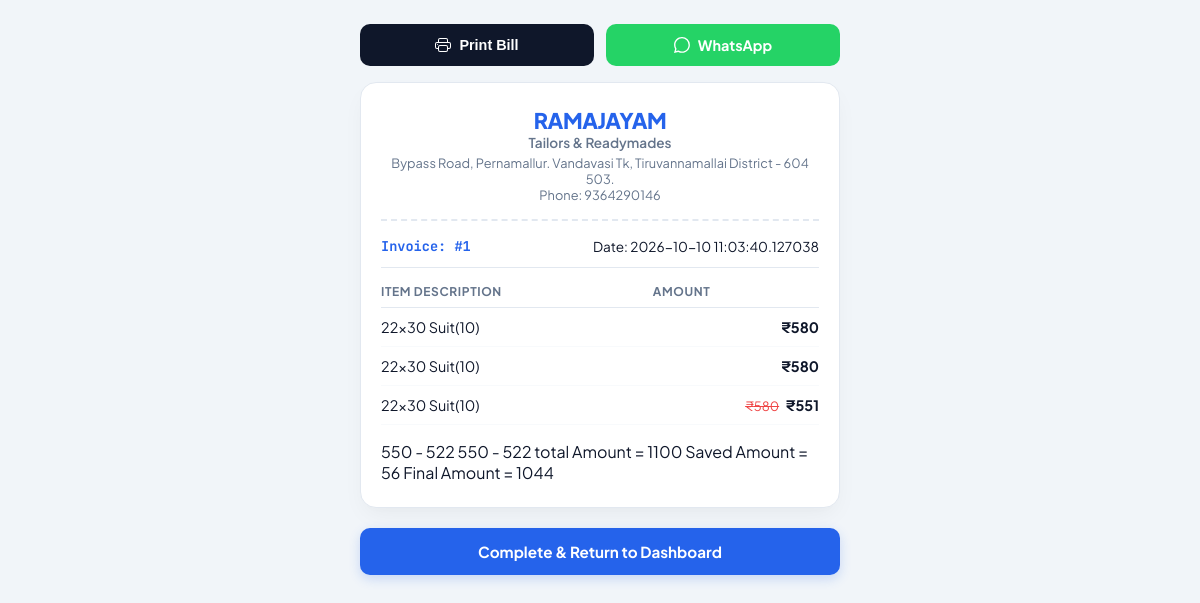
The page /bill_show_page/1 on the database its author committed.
### app.py (models this page shows, shortened)
class ShopDealer(UserMixin,db.Model) :
    id = db.Column(db.Integer, primary_key=True)
    shop_username = db.Column(db.String(150), unique=True, nullable=False)
    password = db.Column(db.String(150), nullable=False)
    shop_name = db.Column(db.String(150),nullable=False)
    shop_title = db.Column(db.String(150),nullable=False)
    shop_location = db.Column(db.String(150),nullable=False)
    shop_phone_number = db.Column(db.String(10),nullable=False)
    shop_gst_number = db.Column(db.String(15),default=None)

class Billing(db.Model) :
    id = db.Column(db.Integer,primary_key=True)
    customer_no = db.Column(db.String(10))
    customer_name = db.Column(db.String(100))
    customer_address = db.Column(db.String(100), nullable=True)
    billing_amount = db.Column(db.Integer)
    manual_discount = db.Column(db.Integer, default=0)
    grant_total = db.Column(db.Integer)
    applies_discount_amount = db.Column(db.Integer, default=0)
    overall_discount_amount = db.Column(
        db.Integer,
        db.Computed("billing_amount - applies_discount_amount")
    )
    total_quantity = db.Column(db.Integer)
    billing_date = db.Column(db.DateTime, default=datetime.utcnow)
    billing_products = db.relationship('SelledProduct', backref='billing', lazy=True)

class Product(db.Model) :
    id = db.Column(db.Integer,primary_key=True)
    billing_id = db.Column(db.Integer, db.ForeignKey('billing.id'), nullable=True)
    product_name = db.Column(db.String(100))
    product_id = db.Column(db.String(100), nullable=True)
    product_selling_amount = db.Column(db.Integer)
    product_raw_amount = db.Column(db.Integer,nullable=True)
    backup_product_selling_amount = db.Column(db.Integer, nullable=True,default=None)  # New field to store the original selling amount for discount restoration
    backup_product_raw_amount = db.Column(db.Integer, default=None,nullable=True)  # New field to store the original raw amount for discount restoration
    discount = db.Column(db.Integer,nullable=True)
    product_location = db.Column(db.String(100),nullable=True,default=None)
    product_entry_date = db.Column(db.String(100),nullable=True)
    product_exit_date = db.Column(db.DateTime, default=None,nullable=True)
    customer_phone_number = db.Column(db.String(10), db.ForeignKey('customer.customer_phone_number'), default=None, nullable=True)
    status = db.Column(db.String(20), default='active')  # active, sold, expired, etc.

### app.py (the view)
@app.route('/bill_show_page/<int:billing_id>')
def bill_show_page(billing_id):
    billing = Billing.query.get_or_404(billing_id)
    selled = SelledProduct.query.filter_by(billing_id=billing_id)
    shop = ShopDealer.query.all()
    products = Product.query.filter_by(billing_id=billing_id)
    return render_template('bill_show_page.html', billing=billing,selled=selled,shop=shop,products=products)

### templates/bill_show_page.html (shortened to what this page needs)
<!DOCTYPE html>
<html lang="en">
<head>
</head>
<body>
    <div class="container">
        <div class="action-panel">
            <button class="btn print-btn" onclick="window.print()">
                Print Bill
            </button>
            <a href="/whatsapp_bill/{{ billing.id }}" class="btn whatsapp-btn">
                WhatsApp
            </a>
        </div>
        <div class="receipt-card">
            <header class="shop-header">
                {% for s in shop %}
                <h1 class="shop-name">{{ s.shop_name }}</h1>
                <p class="shop-title">{{ s.shop_title }}</p>
                <p class="shop-details">{{ s.shop_location }}</p>
                <p class="shop-details">Phone: {{ s.shop_phone_number }}</p>
                {% endfor %}
            </header>
            <div class="invoice-meta">
                <div class="meta-group">
                    <span class="invoice-id">Invoice: #{{ billing.id }}</span>
                </div>
                <div class="meta-group text-right">
                    <span>Date: {{ billing.billing_date }}</span>
                </div>
            </div>
            <table class="items-table">
                <thead>
                    <tr>
                        <th>Item Description</th>
                        <th class="text-right">Amount</th>
                    </tr>
                </thead>
                <tbody>
                    {% for p in products %}
                    <tr>
                        <td>{{ p.product_name }}</td>
                        <td class="text-right">
                            {% if p.backup_product_selling_amount == p.product_selling_amount %}
                            <span class="price-current">₹{{ p.backup_product_selling_amount }}</span>
                            {% else %}
                            <span class="price-strike">₹{{ p.backup_product_selling_amount }}</span>
                            <span class="price-current">₹{{ p.product_selling_amount }}</span>
                            {% endif %}
                        </td>
                    </tr>
                    {% endfor %}
                </tbody>
            </table>
            550 - 522
            550 - 522
            total Amount = 1100
            Saved Amount = 56
            Final Amount = 1044
        </div>
        <div class="nav-actions">
            <a href="/shop_dashboard" class="btn complete-btn">Complete & Return to Dashboard</a>
        </div>
    </div>
</body>
</html>

### templates/bill_show_page.html (style rules this page uses)
:root { --bg-color: #f1f5f9; --card-bg: #ffffff; --text-main: #0f172a; --text-muted: #64748b; --border-color: #e2e8f0; --primary: #2563eb; --whatsapp-green: #25d366; --whatsapp-dark: #128c7e; --shadow: 0 10px 25px -5px rgba(0, 0, 0, 0.05), 0 8px 10px -6px rgba(0, 0, 0, 0.01); --radius: 16px; }
* { box-sizing: border-box; margin: 0; padding: 0; }
body { font-family: 'Plus Jakarta Sans', sans-serif; background-color: var(--bg-color); color: var(--text-main); padding: 24px 16px; display: flex; justify-content: center; align-items: flex-start; min-height: 100vh; }
.container { width: 100%; max-width: 480px; display: flex; flex-direction: column; gap: 16px; }
.action-panel { display: flex; gap: 12px; }
.btn { flex: 1; display: inline-flex; align-items: center; justify-content: center; gap: 8px; padding: 12px 16px; border-radius: 10px; font-weight: 700; font-size: 0.9rem; text-decoration: none; cursor: pointer; border: none; transition: transform 0.15s ease, opacity 0.15s ease; }
.print-btn { background-color: var(--text-main); color: #ffffff; }
.whatsapp-btn { background-color: var(--whatsapp-green); color: #ffffff; }
.receipt-card { background: var(--card-bg); border-radius: var(--radius); padding: 24px 20px; box-shadow: var(--shadow); border: 1px solid var(--border-color); position: relative; }
.shop-header { text-align: center; padding-bottom: 16px; border-bottom: 2px dashed var(--border-color); margin-bottom: 16px; }
.shop-name { font-size: 1.35rem; font-weight: 800; color: var(--primary); letter-spacing: -0.02em; }
.shop-title { font-size: 0.85rem; font-weight: 600; color: var(--text-muted); margin-bottom: 4px; }
.shop-details { font-size: 0.8rem; color: var(--text-muted); }
.invoice-meta { display: flex; justify-content: space-between; align-items: center; font-size: 0.85rem; margin-bottom: 16px; padding-bottom: 12px; border-bottom: 1px solid var(--border-color); }
.invoice-id { font-family: 'JetBrains Mono', monospace; font-weight: 700; color: var(--primary); }
.text-right { text-align: right; }
.items-table { width: 100%; border-collapse: collapse; margin-bottom: 16px; }
.items-table th { font-size: 0.75rem; text-transform: uppercase; letter-spacing: 0.05em; color: var(--text-muted); padding-bottom: 8px; border-bottom: 1px solid var(--border-color); text-align: left; }
.items-table td { padding: 10px 0; font-size: 0.9rem; border-bottom: 1px solid #f8fafc; }
.price-strike { text-decoration: line-through; color: #ef4444; font-size: 0.8rem; margin-right: 4px; }
.price-current { font-weight: 700; }
.nav-actions { margin-top: 4px; }
.complete-btn { width: 100%; background-color: var(--primary); color: #ffffff; padding: 14px; font-size: 0.95rem; box-shadow: 0 4px 12px rgba(37, 99, 235, 0.2); }

### rows shown on the page
ShopDealer: shop_name "RAMAJAYAM", shop_title "Tailors & Readymades", shop_location "Bypass Road, Pernamallur. Vandavasi Tk, Tiruvannamallai District - 604 503.", shop_phone_number "9364290146"
Billing: id "1", billing_date "2026-10-10 11:03:40.127038"
Product: product_name "22x30 Suit(10)", backup_product_selling_amount "580"
Product: product_name "22x30 Suit(10)", backup_product_selling_amount "580"
Product: product_name "22x30 Suit(10)", backup_product_selling_amount "580", product_selling_amount "551"
